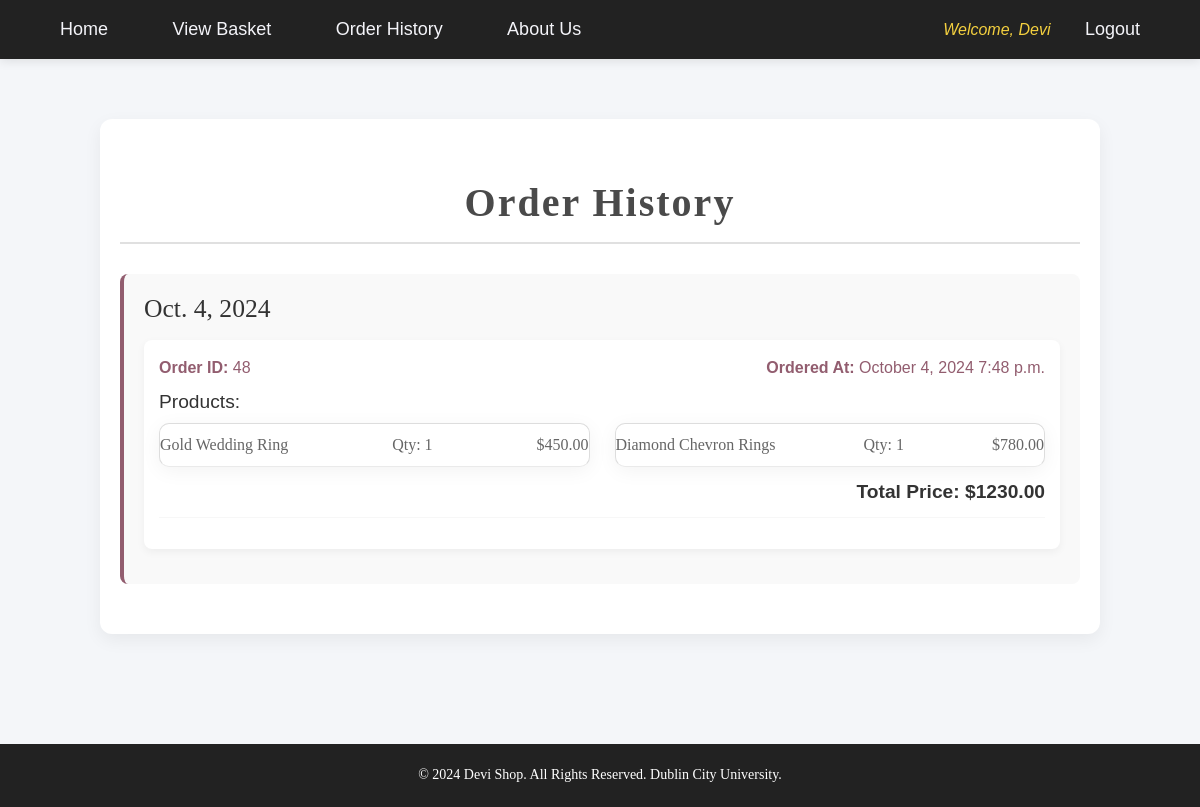
Page /order-history/ (signed in) on the committed database.
### devishop/models.py (models this page shows, shortened)
class User(AbstractUser):
    User = get_user_model
    pass

class Order(models.Model):
    id = models.AutoField(primary_key=True)
    user = models.ForeignKey(User, related_name='orders', on_delete=models.CASCADE)
    ordered_at = models.DateTimeField(auto_now_add=True)

class OrderItem(models.Model):
    order = models.ForeignKey(Order, related_name='items', on_delete=models.CASCADE)
    product = models.ForeignKey(Product, on_delete=models.CASCADE)
    quantity = models.PositiveIntegerField()

class Product(models.Model):
    name = models.CharField(max_length=100)
    description = models.TextField()
    price = models.DecimalField(max_digits=10, decimal_places=2)
    product_image = models.FileField(upload_to='products', blank=True, null=True)
    stock = models.PositiveIntegerField()
    category = models.ForeignKey(Category, on_delete=models.CASCADE)

### devishop/views.py (the view)
# urls.py: path('order-history/', views.order_history, name='order_history'),
@login_required
def order_history(request):
    orders = Order.objects.filter(user=request.user).order_by('-ordered_at')
    grouped_orders = defaultdict(list)
    for order in orders:
        order_date = order.ordered_at.date()
        total_price = sum(item.product.price * item.quantity for item in order.items.all())
        grouped_orders[order_date].append((order, total_price))
    return render(request, 'order_history.html', {
        'grouped_orders': grouped_orders.items(),
    })

### devishop/templates/order_history.html (shortened to what this page needs)
{% extends 'base.html' %}
{% block content %}
<div class="order-history-wrapper">
    <h1>Order History</h1>
    {% if grouped_orders %}
    {% for order_date, orders in grouped_orders %}
    <div class="order-date-block">
        <h2 class="order-date">{{ order_date }}</h2>
        <div class="order-list">
            {% for order, total_price in orders %}
                <div class="order-item">
                    <div class="order-header">
                        <span class="order-id"><strong>Order ID:</strong> {{ order.id }}</span>
                        <span class="order-time"><strong>Ordered At:</strong> {{ order.ordered_at|date:"F j, Y g:i a" }}</span>
                    </div>
                    <div class="order-products">
                        <h3>Products:</h3>
                        <ul>
                            {% for item in order.items.all %}
                                <li class="product-entry">
                                    <span>{{ item.product.name }}</span>
                                    <span>Qty: {{ item.quantity }}</span>
                                    <span>${{ item.product.price|floatformat:2 }}</span>
                                </li>
                            {% endfor %}
                        </ul>
                    </div>
                    <div class="order-total">
                        <strong>Total Price:</strong> ${{ total_price|floatformat:2 }}
                    </div>
                    <hr class="order-divider">
                </div>
            {% endfor %}
        </div>
    </div>
{% endfor %}
{% else %}
<p class="no-orders">No previous orders found.</p>
{% endif %}
</div>
{% endblock %}

### devishop/templates/base.html (shortened to what this page needs)
<!DOCTYPE html>
<html lang="en">
<head>
    <link href="https://cdn.jsdelivr.net/npm/bootstrap@5.1.3/dist/css/bootstrap.min.css" rel="stylesheet">
</head>
<body>
    <nav>
        <div>
            <a href="{% url 'index' %}">Home</a>
            <a href="{% url 'basket' %}">View Basket</a>
            <a href="{% url 'order_history' %}">Order History</a>
            <a href="{% url 'about_us' %}">About Us</a>
        </div>
        <div>
            {% if user.is_authenticated %}
                <span class="user-greeting">Welcome, {{ user.username }}</span>
                <a href="{% url 'logout' %}">Logout</a>
            {% else %}
                <a href="{% url 'login' %}">Login</a>
            {% endif %}
        </div>
    </nav>
    <div class="content-container">
        {% block content %}
        {% endblock %}
    </div>
    <footer>
        <p>&copy; 2024 Devi Shop. All Rights Reserved. Dublin City University.</p>
    </footer>
</body>
</html>

### devishop/templates/base.html (style rules this page uses)
body, h1, h2, p, ul, li { margin: 0; padding: 0; font-family: 'Playfair Display', serif; }
body { background-color: #f4f1ec; color: #333; line-height: 1.6; }
nav { background-color: #222; color: #fff; padding: 15px 30px; box-shadow: 0 2px 10px rgba(0, 0, 0, 0.1); display: flex; justify-content: space-between; align-items: center; width: 100%; }
nav a { color: #f4f4f9; text-decoration: none; font-size: 18px; font-weight: 500; margin: 0 15px; padding: 8px 15px; transition: all 0.3s ease; }
.user-greeting { font-style: italic; color: #f4d03f; }
.content-container { padding: 20px 50px; }
h1 { font-family: 'Cormorant Garamond', serif; text-align: center; margin: 40px 0; color: #b78b6e; letter-spacing: 2px; font-weight: 700; }
ul { list-style-type: none; padding: 0; display: grid; grid-template-columns: repeat(auto-fit, minmax(250px, 1fr)); gap: 25px; }
li { background: #fff; border: 1px solid #ddd; border-radius: 10px; padding: 20px; box-shadow: 0 4px 20px rgba(0, 0, 0, 0.05); text-align: center; transition: transform 0.3s ease, box-shadow 0.3s ease; }
p { margin: 10px 0; color: #555; font-family: 'Lora', serif; }
footer { background-color: #222; color: #fff; padding: 20px 0; text-align: center; margin-top: 50px; font-family: 'Lora', serif; }
footer p { margin: 0; font-size: 14px; color: #fff; }

### devishop/templates/order_history.html (style rules this page uses)
body { font-family: 'Arial', sans-serif; background-color: #f4f6f9; margin: 0; padding: 0; }
.order-history-wrapper { max-width: 1000px; margin: 40px auto; padding: 20px; background-color: #ffffff; border-radius: 12px; box-shadow: 0 6px 18px rgba(0, 0, 0, 0.06); }
h1 { font-size: 2.5em; text-align: center; color: #4a4a4a; margin-bottom: 30px; border-bottom: 2px solid #e0e0e0; padding-bottom: 15px; }
.order-date-block { margin-bottom: 30px; padding: 20px; background-color: #f9f9f9; border-left: 4px solid #925d6f; border-radius: 8px; }
.order-date { font-size: 1.6em; color: #333; margin-bottom: 15px; font-weight: 500; }
.order-item { background-color: #fff; padding: 15px; border-radius: 8px; margin-bottom: 15px; box-shadow: 0 3px 8px rgba(0, 0, 0, 0.05); }
.order-header { display: flex; justify-content: space-between; font-size: 1em; color: #555; margin-bottom: 10px; }
.order-header .order-id, .order-header .order-time { color: #925d6f; }
.order-products { margin-top: 10px; }
.order-products h3 { font-size: 1.2em; color: #333; margin-bottom: 10px; }
.product-entry { display: flex; justify-content: space-between; padding: 8px 0; border-bottom: 1px solid #eaeaea; }
.product-entry span { color: #666; }
.order-total { font-size: 1.2em; font-weight: bold; color: #333; margin-top: 10px; text-align: right; }
.order-divider { margin-top: 10px; border: none; height: 1px; background-color: #ddd; }

### rows in the picture
User: username "Devi"
Order: id "48", ordered_at "October 4, 2024 7:48 p.m.", total_price "1230.00"
OrderItem: product.name "Gold Wedding Ring", quantity "1", product.price "450.00"
OrderItem: product.name "Diamond Chevron Rings", quantity "1", product.price "780.00"

### other values in the picture
{{ order_date }} "Oct. 4, 2024"
